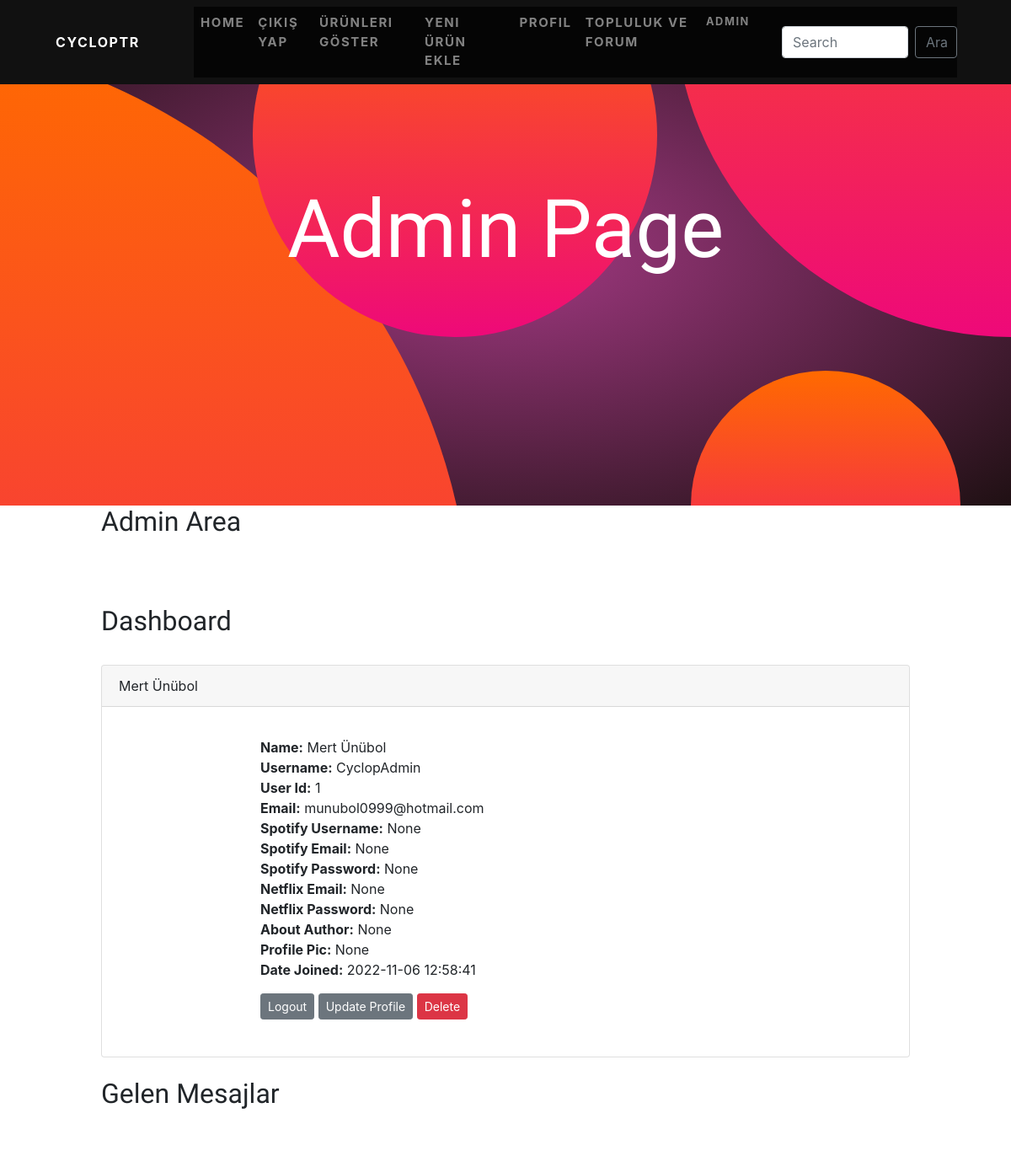
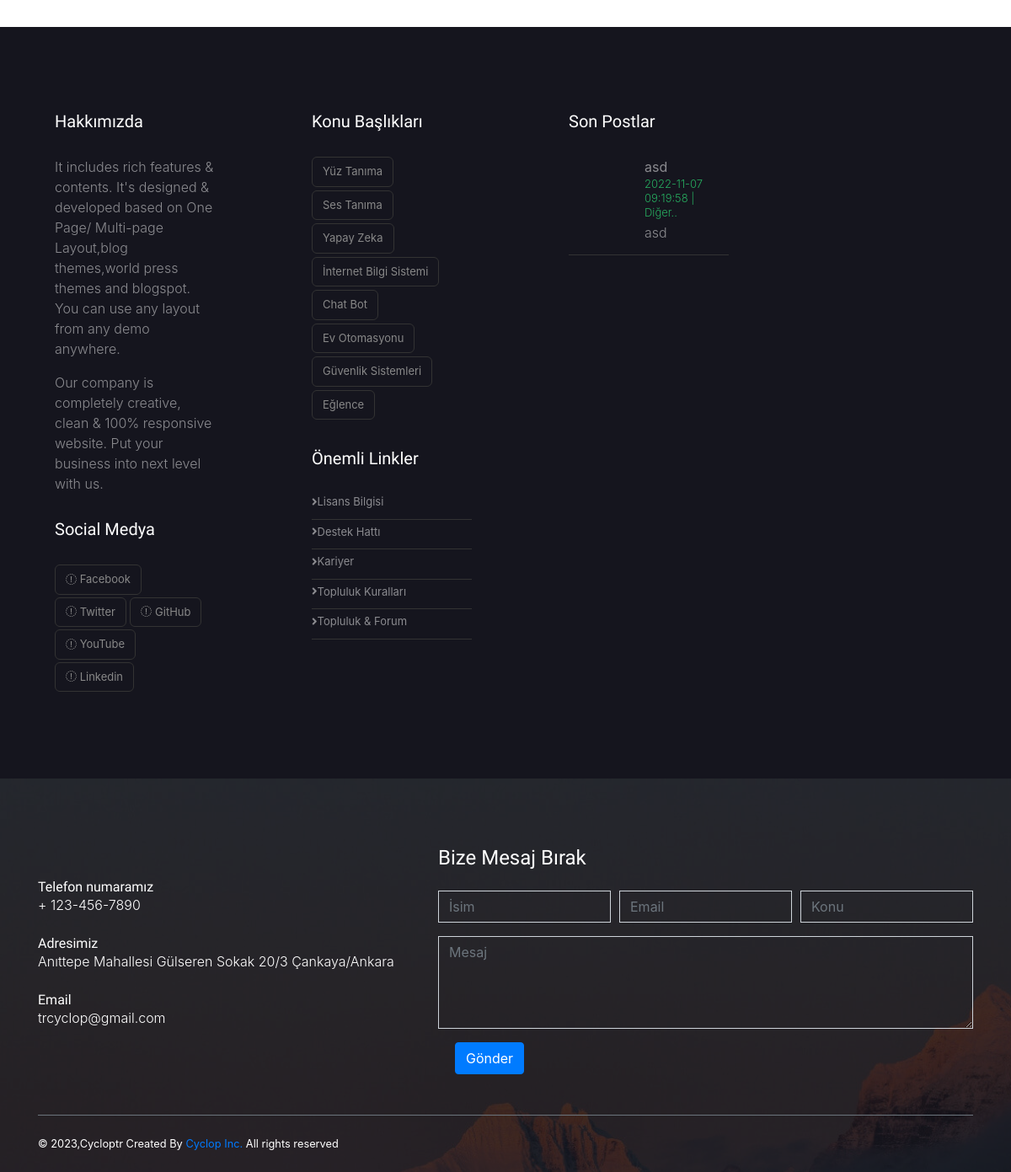
The page /admin (signed in) on the database its author committed (2 pictures, top to bottom).
### website/models.py (models this page shows, shortened)
class User(dbsql.Model, UserMixin):
    id = dbsql.Column(dbsql.Integer, primary_key=True)
    email = dbsql.Column(dbsql.String(150), unique=True)
    password = dbsql.Column(dbsql.String(150))
    name = dbsql.Column(dbsql.String(150))
    username = dbsql.Column(dbsql.String(20), unique=True)
    date_added = dbsql.Column(dbsql.DateTime , default=datetime.utcnow)
    about_author = dbsql.Column(dbsql.Text(), nullable=True)
    profile_pic = dbsql.Column(dbsql.String(), nullable=True)
    stock_limit = dbsql.Column(dbsql.Integer , nullable = True,default = 0)
    Spotify_Username=dbsql.Column(dbsql.String(150), nullable=True)
    Spotify_Email=dbsql.Column(dbsql.String(150), nullable=True)
    Spotify_Password=dbsql.Column(dbsql.String(150), nullable=True)
    Netflix_Email=dbsql.Column(dbsql.String(150), nullable=True)
    Netflix_Password=dbsql.Column(dbsql.String(150), nullable=True)
    spotify_username=dbsql.relationship('SpotifyUsername')
    spotify_email=dbsql.relationship('SpotifyEmail')
    spotify_password=dbsql.relationship('SpotifyPassword')
    netflix_email=dbsql.relationship('NetflixEmail')
    netflix_password=dbsql.relationship('NetflixPassword')
    user_information=dbsql.relationship('UserInformation')
    messages = dbsql.relationship('Messages')
    posts = dbsql.relationship('Posts' ,backref='poster')
    shopping_cart = dbsql.relationship('ShoppingCart' ,backref = 'shopper')

class Posts(dbsql.Model):
    id = dbsql.Column(dbsql.Integer , primary_key = True)
    title = dbsql.Column(dbsql.String(255))
    content = dbsql.Column(dbsql.Text)
    date_posted = dbsql.Column(dbsql.DateTime , default=datetime.utcnow)
    slug = dbsql.Column(dbsql.String(255))
    poster_id = dbsql.Column(dbsql.Integer, dbsql.ForeignKey('user.id'))

### website/auth.py (the view)
@auth.route('/admin')
@login_required
def admin():
	time_organizer()
	messages = Messages.query.order_by(Messages.sender_id)
	posts_for_display=post_parser()
	id = current_user.id
	if id == 1:
		return render_template("admin.html" ,posts = posts_for_display ,messages = messages)
	else:
		flash("Sorry You must be admin to access.")
		return redirect(url_for('views.home'))

### website/templates/admin.html (shortened to what this page needs)
<!DOCTYPE html>
<html lang="en">
    <head>
        <link href="//maxcdn.bootstrapcdn.com/bootstrap/4.1.1/css/bootstrap.min.css" rel="stylesheet" id="bootstrap-css">
        <link href="{{ url_for('static', filename='css/pricing.css') }}" rel="stylesheet" type="text/css" />
        <link href="{{ url_for('static', filename='css/footer.css') }}" rel="stylesheet" type="text/css" />
        <link href="{{ url_for('static', filename='css/login.css') }}" rel="stylesheet" type="text/css" />
        <link href="{{ url_for('static', filename='css/contact.css') }}" rel="stylesheet" type="text/css" />
        <link href="{{ url_for('static', filename='css/animation.css') }}" rel="stylesheet" type="text/css" />
        <link href="{{ url_for('static', filename='css/teamcard.css') }}" rel="stylesheet" type="text/css" />
        <link href="{{ url_for('static', filename='css/bootstrapmodified.css') }}" rel="stylesheet" type="text/css" />
        <link href="{{ url_for('static', filename='css/home_search_button.css') }}" rel="stylesheet" type="text/css" />
    </head>
    <body id="page-top">
        <nav class="navbar navbar-expand-lg navbar-dark navbar-custom fixed-top">
            <a class="navbar-brand" href="#page-top" style="margin-left: 50px;">CYCLOPTR</a>
            <div class="container px-5">
                <div class="collapse navbar-collapse" id="navbarResponsive">
                    <ul class="navbar-nav ms-auto">
                        <li class="nav-item">
                            <a class="nav-link" href="/" id="home"class="active" style="font-size:15px ;">Home</a>
                        </li>
                        <li class="nav-item">
                            <a class="nav-link" href="/logout" id="logout" style="font-size:15px ;">Çıkış Yap</a>
                        </li>
                        <li class="nav-item">
                            <a class="nav-link" href="/show_products" id="show_products" style="font-size:15px ;">Ürünleri Göster</a>
                        </li>
                        <li class="nav-item">
                            <a class="nav-link" href="/add-products" id="add_products" style="font-size:15px ;">Yeni Ürün Ekle</a>
                        </li>
                        <li class="nav-item">
                            <a class="nav-link" href="/dashboard" id="dashboard" style="font-size:15px ;">Profil</a>
                        </li>
                        <li class="nav-item">
                            <a class="nav-link" href="/show-posts" id="show_posts" style="font-size:15px ;">Topluluk ve Forum</a>
                        </li>
                        {% if current_user.id == 1 %}
                        <li class="nav-item">
                            <a class="nav-link" href="{{ url_for('auth.admin')}}">Admin</a>
                          </li>
                        {% endif %}
                    </ul>
                    <form method="POST" action="{{ url_for('auth.search')}}" class="d-flex">
                        <input class="form-control me-2" type="search" placeholder="Search" aria-label="Search" name="searched">
                        <button class="btn btn-outline-secondary" type="submit">Ara</button>
                    </form>
                </div>
            </div>
        </nav>
        <header class="masthead text-center text-white">
            <div class="masthead-content">
                <div class="container px-5">
                    <h1 class="masthead-heading mb-0">Admin Page</h1>
                </div>
            </div>
            <div class="bg-circle-1 bg-circle"></div>
            <div class="bg-circle-2 bg-circle"></div>
            <div class="bg-circle-3 bg-circle"></div>
            <div class="bg-circle-4 bg-circle"></div>
        </header>
        <section id="scroll" style="margin-left: 10%;margin-right: 10%;margin-bottom: 50px;">
            <h2>Admin Area</h2>
            <h2>Dashboard</h2>
                <br/>
                <div class="card">
                    <div class="card-header">
                        {{ current_user.name }}
                    </div>
                    <div class="card-body">
                        <p class="card-text">
                        <div class="container">
                            <div class="row">
                                <div class="col-8" style="margin: auto;">
                                    <strong>Name:</strong>
                                    {{ current_user.name }}<br/>
                                    <strong>Username:</strong>
                                    {{ current_user.username }}<br/>
                                    <strong>User Id:</strong>
                                    {{ current_user.id }}<br/>
                                    <strong>Email:</strong>
                                    {{ current_user.email }}<br/>
                                    <strong>Spotify Username:</strong>
                                    {{ current_user.Spotify_Username }}<br/>
                                    <strong>Spotify Email:</strong>
                                    {{ current_user.Spotify_Email }}<br/>
                                    <strong>Spotify Password:</strong>
                                    {{ current_user.Spotify_Password }}<br/>
                                    <strong>Netflix Email:</strong>
                                    {{ current_user.Netflix_Email }}<br/>
                                    <strong>Netflix Password:</strong>
                                    {{ current_user.Netflix_Password }}<br/>
                                    <strong>About Author:</strong>
                                    {{ current_user.about_author }}<br/>
                                    <strong>Profile Pic:</strong>
                                    {{ current_user.profile_pic }}<br/>
                                    <strong>Date Joined:</strong>
                                    {{ current_user.date_added }}<br/>
                                    </p>
                                    <a href="{{ url_for('auth.logout')}}" class="btn btn-secondary btn-sm">Logout</a>
                                    <a href="{{ url_for('auth.update', id=current_user.id)}}" class="btn btn-secondary btn-sm">Update Profile</a>
                                    <a href="{{ url_for('auth.delete', id=current_user.id)}}" class="btn btn-danger btn-sm">Delete</a>
                                    <br/><br/>
                                </div>
                            </div>
                <br/>
                <h2>Gelen Mesajlar</h2>
                <br/>
                <br/>
        </section>
        <footer class="kilimanjaro_area">
            <div class="foo_top_header_one section_padding_100_70">
                <div class="container">
                    <div class="row">
                        <div class="col-12 col-md-6 col-lg-3" style="width: 240px;">
                            <div class="kilimanjaro_part">
                                <h5>Hakkımızda</h5>
                                <p>It includes rich features & contents. It's designed & developed based on One Page/ Multi-page Layout,blog themes,world press themes and blogspot. You can use any layout from any demo anywhere.</p>
                                <p>Our company is completely creative, clean & 100% responsive website. Put your business into next level with us.</p>
                            </div>
                            <div class="kilimanjaro_part m-top-15">
                                <h5>Social Medya</h5>
                                <ul class="kilimanjaro_social_links">
                                    <li><a href="#"><i class="fa fa-facebook" aria-hidden="true"></i> Facebook</a></li>
                                    <li><a href="#"><i class="fa fa-twitter" aria-hidden="true"></i> Twitter</a></li>
                                    <li><a target="_blank" href="https://github.com/SAOCyper" ><i class="fa fa-github" aria-hidden="true"></i> GitHub</a></li>
                                    <li><a href="#"><i class="fa fa-youtube" aria-hidden="true"></i> YouTube</a></li>
                                    <li><a href="#"><i class="fa fa-linkedin" aria-hidden="true"></i> Linkedin</a></li>
                                </ul>
                            </div>
                        </div>
                        <div class="col-12 col-md-6 col-lg-3" style="width: 240px;">
                            <div class="kilimanjaro_part">
                                <h5>Konu Başlıkları</h5>
                                <ul class=" kilimanjaro_widget">
                                    <li><a href="#">Yüz Tanıma</a></li>
                                    <li><a href="#">Ses Tanıma</a></li>
                                    <li><a href="#">Yapay Zeka</a></li>
                                    <li><a href="#">İnternet Bilgi Sistemi</a></li>
                                    <li><a href="#">Chat Bot</a></li>
                                    <li><a href="#">Ev Otomasyonu</a></li>
                                    <li><a href="#">Güvenlik Sistemleri</a></li>
                                    <li><a href="#">Eğlence</a></li>
                                </ul>
                            </div>
                            <div class="kilimanjaro_part m-top-15">
                                <h5>Önemli Linkler</h5>
                                <ul class="kilimanjaro_links">
                                    <li><a href="terms-and-conditions"><i class="fa fa-angle-right" aria-hidden="true"></i>Lisans Bilgisi</a></li>
                                    <li><a href="#"><i class="fa fa-angle-right" aria-hidden="true"></i>Destek Hattı</a></li>
                                    <li><a href="#"><i class="fa fa-angle-right" aria-hidden="true"></i>Kariyer</a></li>
                                    <li><a href="#"><i class="fa fa-angle-right" aria-hidden="true"></i>Topluluk Kuralları</a></li>
                                    <li><a href="show-posts"><i class="fa fa-angle-right" aria-hidden="true"></i>Topluluk & Forum</a></li>
                                </ul>
                            </div>
                        </div>
                        <div class="col-12 col-md-6 col-lg-3" >
                            <div class="kilimanjaro_part">
                                <h5>Son Postlar</h5>
                                {% for post in posts %}
                                    <div class="kilimanjaro_blog_area">
                                        <div class="kilimanjaro_thumb">
                                        </div>
                                        <a href="#">{{ post.title}}</a><br/>
                                        <p class="kilimanjaro_date">{{ post.date_posted}} | {{ post.slug}}</p>
                                        <p>{{ post.content|safe}}</p>
                                    </div>
                                {% endfor %}
                            </div>
                        </div>
                    </div>
                </div>
            </div>
        </footer>
        <section id="contact" class="section has-img-bg pb-0" style="background: url('../static/images/section.jpg');">
            <div class="container">
                <div class="row align-items-center">
                    <div class="col-md-5 my-3">
                        <h6 class="mb-0">Telefon numaramız</h6>
                        <p class="mb-4">+ 123-456-7890</p>
                        <h6 class="mb-0">Adresimiz</h6>
                        <p class="mb-4">Anıttepe Mahallesi Gülseren Sokak 20/3 Çankaya/Ankara</p>
                        <h6 class="mb-0">Email</h6>
                        <p class="mb-0">trcyclop@gmail.com</p>
                    </div>
                    <div class="col-md-7">
                        <form method="POST" action="send_messages">
                            <h4 class="mb-4">Bize Mesaj Bırak</h4>
                            <div class="form-row">
                                <div class="form-group col-sm-4">
                                    <input type="text" class="form-control text-white rounded-0 bg-transparent" name="name" placeholder="İsim">
                                </div>
                                <div class="form-group col-sm-4">
                                    <input type="email" class="form-control text-white rounded-0 bg-transparent" name="email" placeholder="Email">
                                </div>
                                <div class="form-group col-sm-4">
                                    <input type="text" class="form-control text-white rounded-0 bg-transparent" name="subject" placeholder="Konu">
                                </div>
                                <div class="form-group col-12" style="margin:auto ;">
                                    <textarea name="message" id="" cols="30" rows="4" class="form-control text-white rounded-0 bg-transparent" placeholder="Mesaj"></textarea>
                                </div>
                                <div class="form-group col-12 mb-0">
                                    <button type="submit" class="btn btn-primary rounded w-md mt-3">Gönder</button>
                                </div>
                            </div>
                        </form>
                    </div>
                </div>
                <footer class="mt-5 py-4 border-top border-secondary">
                    <p class="mb-0 small">&copy; <script>document.write(new Date().getFullYear())</script>,Cycloptr Created By  <a href="https://cycloptr.com/" target="_blank"> Cyclop Inc.</a>  All rights reserved </p>
                </footer>
            </div>
        </section>
    </body>
</html>

### rows shown on the page
User: name "Mert Ünübol", username "CyclopAdmin", id "1", email "munubol0999@hotmail.com", Spotify_Username "None", Spotify_Email "None", Spotify_Password "None", Netflix_Email "None", Netflix_Password "None", about_author "None", profile_pic "None", date_added "2022-11-06 12:58:41"
Posts: title "asd", date_posted "2022-11-07 09:19:58", slug "Diğer..", content "asd"
